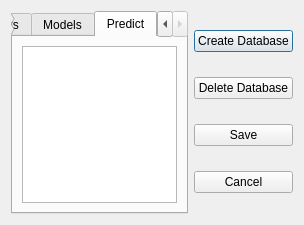
<?xml version="1.0" encoding="UTF-8"?>
<ui version="4.0">
 <class>database_dialog</class>
 <widget class="QDialog" name="database_dialog">
  <property name="geometry">
   <rect>
    <x>0</x>
    <y>0</y>
    <width>304</width>
    <height>225</height>
   </rect>
  </property>
  <property name="windowTitle">
   <string>Database Manager</string>
  </property>
  <layout class="QGridLayout" name="gridLayout_2">
   <item row="0" column="0">
    <layout class="QGridLayout" name="gridLayout">
     <item row="0" column="2">
      <widget class="QTabWidget" name="db_tabs">
       <property name="currentIndex">
        <number>2</number>
       </property>
       <widget class="QWidget" name="tab">
        <attribute name="title">
         <string>Inputs</string>
        </attribute>
        <layout class="QGridLayout" name="gridLayout_4">
         <item row="0" column="0">
          <layout class="QGridLayout" name="gridLayout_3">
           <item row="0" column="0">
            <widget class="QListWidget" name="list_input_db"/>
           </item>
          </layout>
         </item>
        </layout>
       </widget>
       <widget class="QWidget" name="tab_2">
        <attribute name="title">
         <string>Models</string>
        </attribute>
        <layout class="QGridLayout" name="gridLayout_6">
         <item row="0" column="0">
          <layout class="QGridLayout" name="gridLayout_5">
           <item row="0" column="0">
            <widget class="QListWidget" name="list_model_db"/>
           </item>
          </layout>
         </item>
        </layout>
       </widget>
       <widget class="QWidget" name="tab_3">
        <attribute name="title">
         <string>Predict</string>
        </attribute>
        <layout class="QGridLayout" name="gridLayout_7">
         <item row="0" column="0">
          <layout class="QGridLayout" name="gridLayout_8">
           <item row="0" column="0">
            <widget class="QListWidget" name="list_predict_db"/>
           </item>
          </layout>
         </item>
        </layout>
       </widget>
      </widget>
     </item>
    </layout>
   </item>
   <item row="0" column="1">
    <layout class="QVBoxLayout" name="verticalLayout">
     <item>
      <widget class="QPushButton" name="push_db_add">
       <property name="text">
        <string>Create Database</string>
       </property>
      </widget>
     </item>
     <item>
      <widget class="QPushButton" name="push_db_delete">
       <property name="text">
        <string>Delete Database</string>
       </property>
      </widget>
     </item>
     <item>
      <widget class="QPushButton" name="push_db_save">
       <property name="text">
        <string>Save</string>
       </property>
      </widget>
     </item>
     <item>
      <widget class="QPushButton" name="push_db_cancel">
       <property name="text">
        <string>Cancel</string>
       </property>
      </widget>
     </item>
    </layout>
   </item>
  </layout>
 </widget>
 <resources/>
 <connections/>
</ui>
